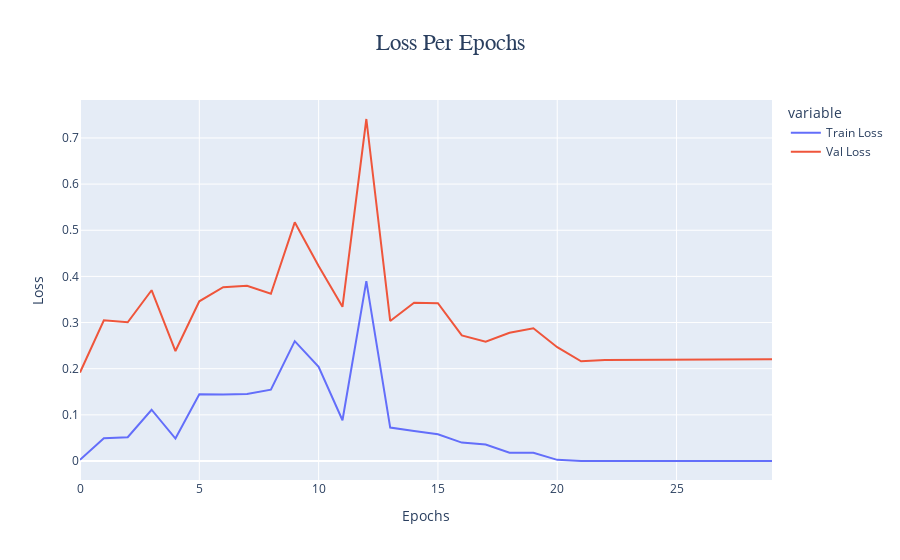
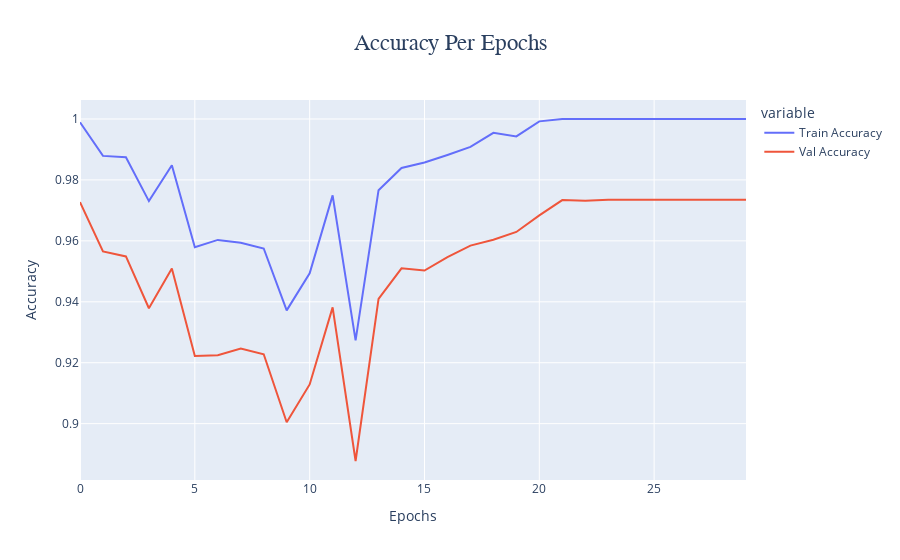

Notebook code for these charts, in order:
### Code cell
# used plotly for interactive plotting
fig = px.line(history.iloc[:,:2],title='Loss Per Epochs',labels={'value':'Loss','index':'Epochs'})
fig.update_layout(title={'font_family':'Georgia','font_size':23,'x':0.5}).show()
fig = px.line(history.iloc[:,2:],title='Accuracy Per Epochs',labels={'value':'Accuracy','index':'Epochs'})
fig.update_layout(title={'font_family':'Georgia','font_size':23,'x':0.5}).show()

### Figure 1 — Plotly figure (JSON) as saved in the notebook; plotly's stock layout.template omitted (floating-point values rounded to 4 significant figures)
{"data": [{"hovertemplate": "variable=Train Loss<br>Epochs=%{x}<br>Loss=%{y}<extra></extra>", "legendgroup": "Train Loss", "line": {"color": "#636efa", "dash": "solid"}, "marker": {"symbol": "circle"}, "mode": "lines", "name": "Train Loss", "orientation": "v", "showlegend": true, "type": "scatter", "x": [0, 1, 2, 3, 4, 5, 6, 7, 8, 9, 10, 11, 12, 13, 14, 15, 16, 17, 18, 19, 20, 21, 22, 23, 24, 25, 26, 27, 28, 29], "xaxis": "x", "y": [0.002581, 0.04933, 0.05152, 0.1112, 0.04871, 0.1448, 0.144, 0.1452, 0.1545, 0.2598, 0.2039, 0.08829, 0.3898, 0.0725, 0.06491, 0.05813, 0.03996, 0.0359, 0.01817, 0.01798, 0.002525, 0.0001702, 7.773e-05, 6.241e-05, 5.496e-05, 5.059e-05, 4.798e-05, 4.655e-05, 4.593e-05, 4.578e-05], "yaxis": "y"}, {"hovertemplate": "variable=Val Loss<br>Epochs=%{x}<br>Loss=%{y}<extra></extra>", "legendgroup": "Val Loss", "line": {"color": "#EF553B", "dash": "solid"}, "marker": {"symbol": "circle"}, "mode": "lines", "name": "Val Loss", "orientation": "v", "showlegend": true, "type": "scatter", "x": [0, 1, 2, 3, 4, 5, 6, 7, 8, 9, 10, 11, 12, 13, 14, 15, 16, 17, 18, 19, 20, 21, 22, 23, 24, 25, 26, 27, 28, 29], "xaxis": "x", "y": [0.1919, 0.305, 0.3006, 0.37, 0.2383, 0.346, 0.3765, 0.3797, 0.3624, 0.5172, 0.4227, 0.3342, 0.741, 0.3035, 0.3428, 0.342, 0.2721, 0.2584, 0.2778, 0.2876, 0.2466, 0.2161, 0.2191, 0.2195, 0.2199, 0.2203, 0.2205, 0.2207, 0.2207, 0.2208], "yaxis": "y"}], "layout": {"legend": {"title": {"text": "variable"}, "tracegroupgap": 0}, "title": {"font": {"family": "Georgia", "size": 23}, "text": "Loss Per Epochs", "x": 0.5}, "xaxis": {"anchor": "y", "domain": [0, 1], "title": {"text": "Epochs"}}, "yaxis": {"anchor": "x", "domain": [0, 1], "title": {"text": "Loss"}}}}

### Figure 2 — Plotly figure (JSON) as saved in the notebook; plotly's stock layout.template omitted (floating-point values rounded to 4 significant figures)
{"data": [{"hovertemplate": "variable=Train Accuracy<br>Epochs=%{x}<br>Accuracy=%{y}<extra></extra>", "legendgroup": "Train Accuracy", "line": {"color": "#636efa", "dash": "solid"}, "marker": {"symbol": "circle"}, "mode": "lines", "name": "Train Accuracy", "orientation": "v", "showlegend": true, "type": "scatter", "x": [0, 1, 2, 3, 4, 5, 6, 7, 8, 9, 10, 11, 12, 13, 14, 15, 16, 17, 18, 19, 20, 21, 22, 23, 24, 25, 26, 27, 28, 29], "xaxis": "x", "y": [0.9989, 0.9879, 0.9874, 0.973, 0.9848, 0.9579, 0.9603, 0.9594, 0.9575, 0.9372, 0.9494, 0.9749, 0.9273, 0.9766, 0.9839, 0.9857, 0.9882, 0.9909, 0.9955, 0.9943, 0.9992, 1, 1, 1, 1, 1, 1, 1, 1, 1], "yaxis": "y"}, {"hovertemplate": "variable=Val Accuracy<br>Epochs=%{x}<br>Accuracy=%{y}<extra></extra>", "legendgroup": "Val Accuracy", "line": {"color": "#EF553B", "dash": "solid"}, "marker": {"symbol": "circle"}, "mode": "lines", "name": "Val Accuracy", "orientation": "v", "showlegend": true, "type": "scatter", "x": [0, 1, 2, 3, 4, 5, 6, 7, 8, 9, 10, 11, 12, 13, 14, 15, 16, 17, 18, 19, 20, 21, 22, 23, 24, 25, 26, 27, 28, 29], "xaxis": "x", "y": [0.9727, 0.9565, 0.9549, 0.9379, 0.951, 0.9222, 0.9225, 0.9247, 0.9228, 0.9005, 0.9129, 0.9382, 0.8877, 0.9409, 0.951, 0.9503, 0.9547, 0.9585, 0.9603, 0.9629, 0.9684, 0.9734, 0.9731, 0.9735, 0.9735, 0.9735, 0.9735, 0.9735, 0.9735, 0.9735], "yaxis": "y"}], "layout": {"legend": {"title": {"text": "variable"}, "tracegroupgap": 0}, "title": {"font": {"family": "Georgia", "size": 23}, "text": "Accuracy Per Epochs", "x": 0.5}, "xaxis": {"anchor": "y", "domain": [0, 1], "title": {"text": "Epochs"}}, "yaxis": {"anchor": "x", "domain": [0, 1], "title": {"text": "Accuracy"}}}}
